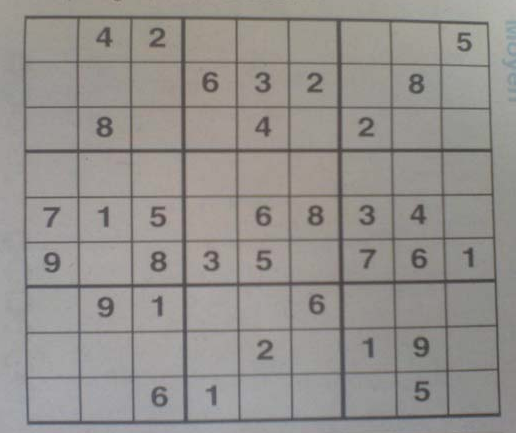
#> input picture sud6.jpg, 516 x 433 px
$ python final2.py
#> lines starting #> are read from the running program, lines starting #| are printed output that depends on the picture; after the words box and inside, x2 and y2 are one past the last pixel; in counts of white or black regions, pixels touching at a corner belong together
import cv2
import numpy as np
#import subprocess

neurons = []
biases = []
weights = []
l_size = [2500, 100, 100, 10]
num_layers = len(l_size)

def sigmoid(z):
	return 1.0/(1.0+np.exp(-z))

def feedforward(neurons, weights, biases):
	for l in range(1, num_layers):
		neurons[l] = sigmoid(np.dot(weights[l], neurons[l-1].T) + biases[l])
	return neurons

for i in l_size:
	neurons.append(np.full(i, 0.0))

weights = np.load("weights2.npz", allow_pickle=True)["arr_0"]
#> (reads weights2.npz from the repository)
biases = np.load("biases2.npz", allow_pickle=True)["arr_0"]
#> (reads biases2.npz from the repository)

def fillCol(img, c_i, c_j, col, curCol):
	# run dfs and fill color
	stack = [(c_i, c_j)]
	count = 0
	while len(stack) != 0:
		i, j = stack[-1]
		stack.pop()
		if i < 0 or i >= img.shape[0] or j < 0 or j >= img.shape[1] or int(img[i][j]) == int(col) or int(img[i][j]) != curCol:
			continue
		img[i, j] = col
		stack.append((i+1, j))
		stack.append((i-1, j))
		stack.append((i, j+1))
		stack.append((i, j-1))
		count+=1

	return img, count

def shiftImage(img5, i, j) :
	img6 = np.zeros(img5.shape, np.uint8)
	for a in range(img5.shape[0]) :
		for b in range(img5.shape[1]) :
			if img5[a][b] != 0 and a+i>0 and b+j>0 and a+i<img5.shape[0] and b+j<img5.shape[1] :
				img6[a+i][b+j] = img5[a][b]
	return img6

def removeBoundaries(img) :
	l = img.shape[0]
	for i in range(l) :
		img, x = fillCol(img, i, 0, 0, 255)
		img, x = fillCol(img, 0, i, 0, 255)
		img, x = fillCol(img, l-i-1, l-1, 0, 255)
		img, x = fillCol(img, l-1, l-i-1, 0, 255)
	return img

img = cv2.imread('sud6.jpg')
#> img is the input picture: shape (433, 516, 3); mean B, G, R 141.6, 145.1, 148.6
imgray = cv2.cvtColor(img, cv2.COLOR_BGR2GRAY)
blur = cv2.GaussianBlur(imgray, (11, 11), 0)
th = cv2.adaptiveThreshold(blur,255,cv2.ADAPTIVE_THRESH_MEAN_C,\
            cv2.THRESH_BINARY,5,2)
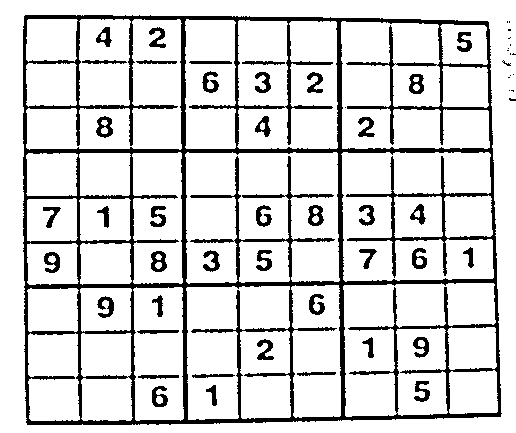
#> th: shape (433, 516); 84.6% white; 59 black regions (17 under 20 px), largest, box (x1, y1, x2, y2) and area: (23, 15, 502, 425) 27605, (96, 116, 113, 138) 210, (151, 251, 167, 272) 210
kernel = np.array([[0, 1, 0], [1, 1, 1], [0, 1, 0]], np.uint8)
erosion = cv2.erode(th, kernel, iterations = 1)
#> erosion: shape (433, 516); 76.2% white; 44 black regions (7 under 20 px)

contours, hierarchy = cv2.findContours(erosion, cv2.RETR_TREE, cv2.CHAIN_APPROX_NONE)
#> contours = 125 contours, 24 with area under 20; largest, box (x1, y1, x2, y2) and area: (0, 0, 516, 433) 222416, (21, 13, 504, 427) 193442, (187, 287, 238, 419) 5546, (344, 285, 396, 416) 5440, (134, 288, 183, 420) 5363
maxA = cv2.contourArea(contours[0], True)
#> maxA = -222416.5
max_i = 0
for i in range(1, len(contours)) :
	area = cv2.contourArea(contours[i], True)
	if area > maxA :
		maxA = area
		max_i = i
#> this loop made 124 passes
#> (area, maxA) on passes 1, 4, 10: (24.5, 24.5), (54, 54), (193442.5, 193442.5)
#> area on passes 8, 9, 11, 12, 13, 14: 22, 20, -1809, -1811.5, -1810.5, -1758
#> after the loop, maxA = 193442.5; max_i = 10

mask = np.zeros(imgray.shape,np.uint8)
cv2.drawContours(mask, contours, max_i, 255, -1)
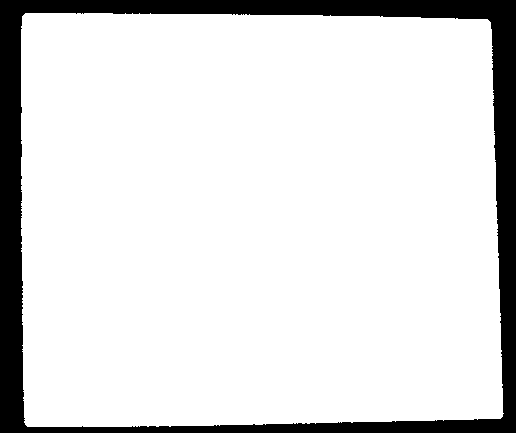
#> mask: shape (433, 516); 87% white; 1 black region, box (x1, y1, x2, y2) and area: (0, 0, 516, 433) 29111
pixelpoints = np.nonzero(mask)
#> pixelpoints = 194317 positions, rows 13 to 426, columns 21 to 503

X = pixelpoints[1]
Y = pixelpoints[0]

SUM = X + Y
DIFF = X - Y

a1 = np.argmax(SUM)
#> a1 = 190991
a2 = np.argmin(SUM)
#> a2 = 0
a3 = np.argmax(DIFF)
#> a3 = 2266
a4 = np.argmin(DIFF)
#> a4 = 193774

sudL = int((X[a3] - X[a2] + X[a1] - X[a4] + Y[a1] - Y[a3] + Y[a4] - Y[a2] - 40)/2)
#> sudL = 853
cl = int(sudL/9)
#> cl = 94
sudL = 9 * cl
#> sudL = 846

pts1 = np.float32([[X[a2]+5, Y[a2]+5], [X[a3]-5, Y[a3]+5], [X[a1]-5, Y[a1]-5], [X[a4]+5, Y[a4]-5]])
#> pts1 = [[30, 18], [482, 24], [497, 411], [30, 419]]
pts2 = np.float32([[0,0],[sudL,0],[sudL,sudL],[0,sudL]])
#> pts2 = [[0, 0], [846, 0], [846, 846], [0, 846]]

M = cv2.getPerspectiveTransform(pts1,pts2)
#> M = [[1.81, -1.18e-17, -54.18], [-0.0289, 2.18, -38.38], [-7.69e-05, 8.57e-05, 1]]
dst = cv2.warpPerspective(imgray,M,(sudL,sudL))

eh_ = cv2.equalizeHist(dst)
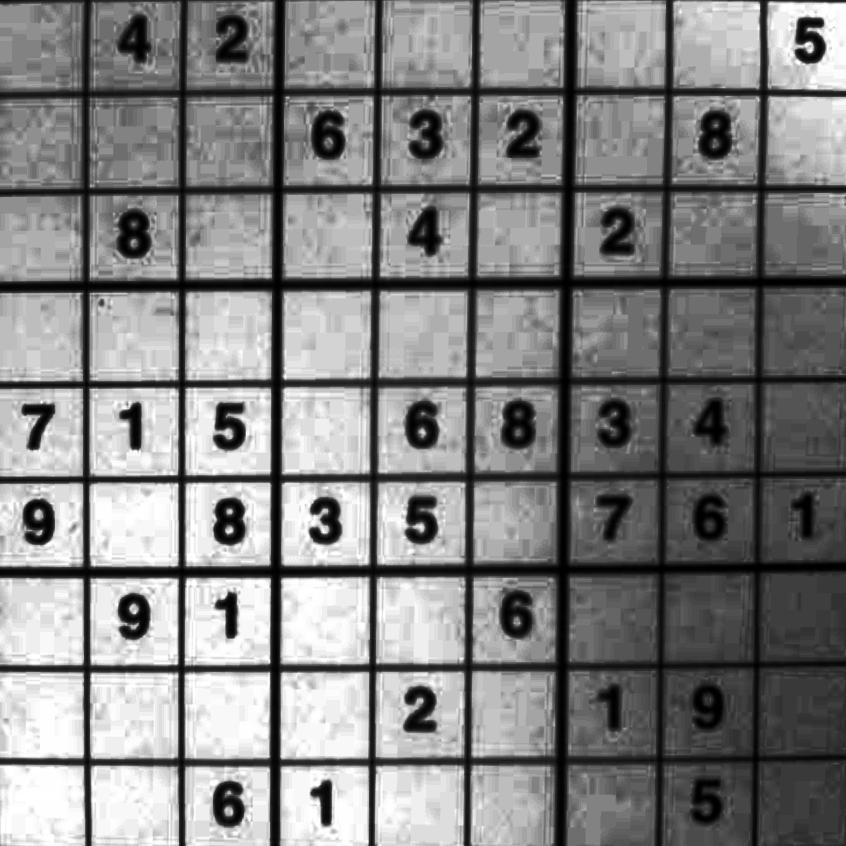
#> eh_: shape (846, 846); min 0, max 255, mean 130.9
th_ = np.sum(eh_)/(eh_.size*4)
#> th_ = 32.72
ret20, img20 = cv2.threshold(eh_, th_, 255, cv2.THRESH_BINARY_INV)
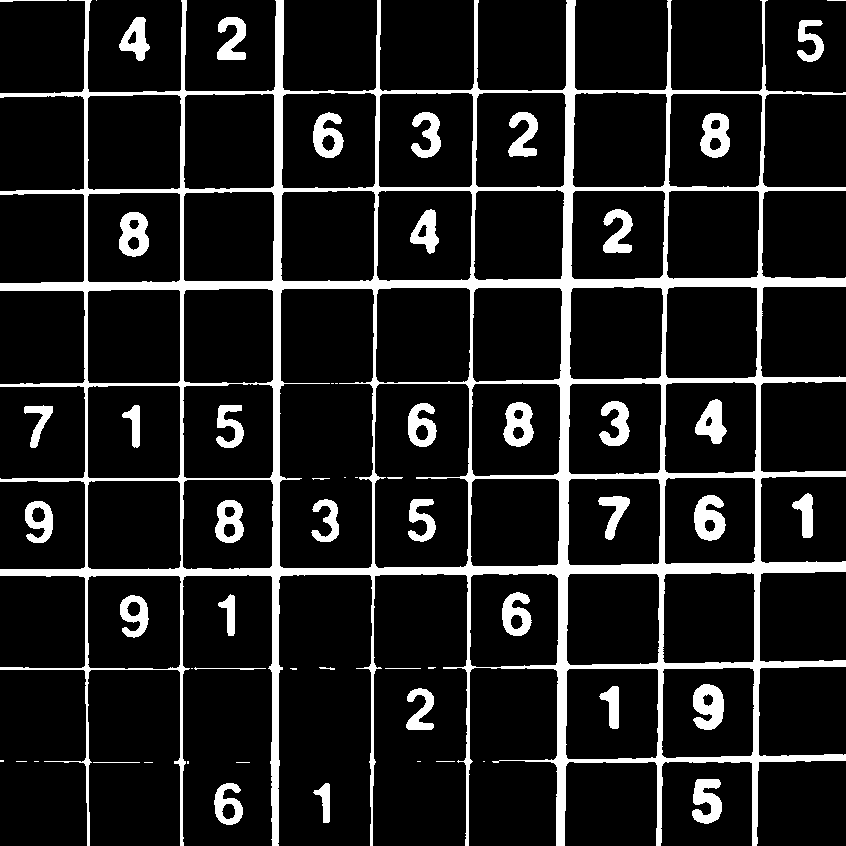
#> img20: shape (846, 846); 12.5% white; 59 white regions (18 under 20 px), largest, box (x1, y1, x2, y2) and area: (0, 0, 846, 846) 65407, (693, 684, 724, 730) 1024, (694, 495, 726, 541) 989
#> ret20 = 32

# cv2.imshow('image', img20)
# cv2.waitKey(0)
# cv2.destroyAllWindows()

digits = np.full((9, 9), 0)

for i in range(0*cl, sudL-cl+1, cl):
	for j in range(0*cl, sudL-cl+1, cl):
		cell2 = removeBoundaries(img20[i:i+cl, j:j+cl])
		whites = cell2 == 255
		zs = np.count_nonzero(whites)

		if zs*100.0/cell2.size > 1 :

			pad = int(cl*0.12)

			cell = dst[i+pad:i+cl-pad, j+pad:j+cl-pad]
			# cv2.imshow("image", cell)
			# cv2.waitKey(0)
			# cv2.destroyAllWindows()
			eh = cv2.equalizeHist(cell)
			#th = np.sum(eh)/(eh.size*4)
			ret, img2 = cv2.threshold(eh, 23, 255, cv2.THRESH_BINARY_INV)
			img2 = cv2.resize(img2, (50, 50))
			# cv2.imshow("image", img2)
			# cv2.waitKey(0)
			# cv2.destroyAllWindows()
			ar = 0
			y_m = 0
			x_m = 0
			for y in range(img2.shape[0]):
				for x in range(img2.shape[1]):
					if img2[y][x] == 255:
						img2, num = fillCol(img2, y, x, 17, 255)
						if num > ar:
							ar = num
							y_m = y
							x_m = x

			img2, num_ = fillCol(img2, y_m, x_m, 255, 17)
			for y in range(img2.shape[0]):
				for x in range(img2.shape[1]):
					if img2[y][x] == 17:
						img2, num = fillCol(img2, y, x, 0, 17)

			ret, img3 = cv2.threshold(img2, 200, 255, cv2.THRESH_BINARY)
			pps = np.nonzero(img3)
			X_ = pps[1]
			Y_ = pps[0]
			ym = (np.min(Y_) + np.max(Y_))/2
			xm = (np.min(X_) + np.max(X_))/2
			rows,cols = img2.shape
			img2 = shiftImage(img2, int(rows/2-ym), int(cols/2-xm))
			# cv2.imshow("image", img2)
			# cv2.waitKey(0)
			# cv2.destroyAllWindows()
			neurons[0] = np.divide(img2[img2 > -1], 255.0)
			neurons = feedforward(neurons, weights, biases)
			# [4 lines of commented-out code are left out]
			digits[int(i/cl)][int(j/cl)] = np.argmax(neurons[num_layers-1])
		else :
			digits[int(i/cl)][int(j/cl)] = 0
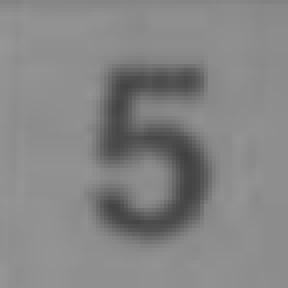
#> cell: shape (72, 72) (shown 4 times larger); min 65, max 149, mean 132.6
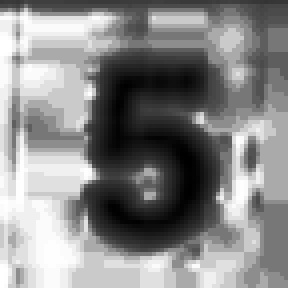
#> eh: shape (72, 72) (shown 4 times larger); min 0, max 255, mean 135.4
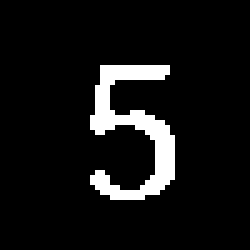
#> img3: shape (50, 50) (shown 5 times larger); 7.8% white; 1 white region, box (x1, y1, x2, y2) and area: (18, 13, 35, 40) 195
#> whites: shape (94, 94) bool; every value is 0

print(digits)
#| [[0 4 8 0 0 0 0 0 6]
#|  [0 0 0 6 3 2 0 3 0]
#|  [0 5 0 0 4 0 2 0 0]
#|  [0 0 0 0 0 0 0 0 0]
#|  [1 2 5 0 5 3 2 4 0]
#|  [6 0 3 2 5 0 4 5 3]
#|  [0 9 2 0 0 5 0 0 0]
#|  [0 0 9 0 2 0 2 9 0]
#|  [0 0 6 3 0 0 0 5 0]]
